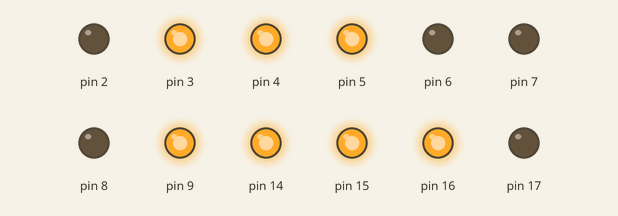
Bench run of a sketch on a simulated Arduino Uno, built with avr-gcc and run on an emulated ATmega328P. On the bench: output pins drawn as LEDs (lit = HIGH).

Above: at 0.05 s.
At 0.95 s:
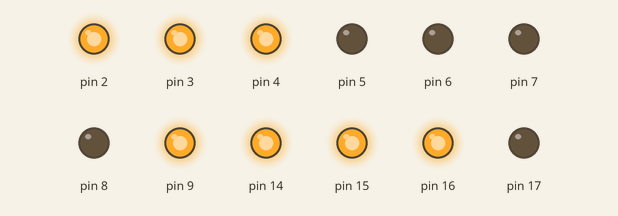
At 1.85 s:
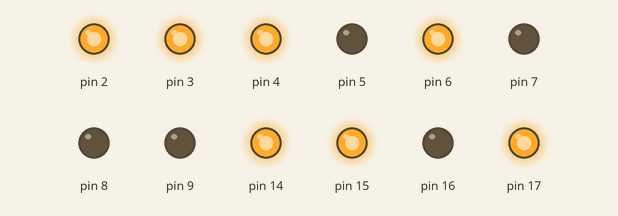
At 3.65 s:
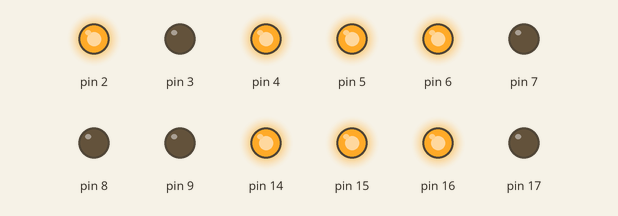
At 5.45 s:
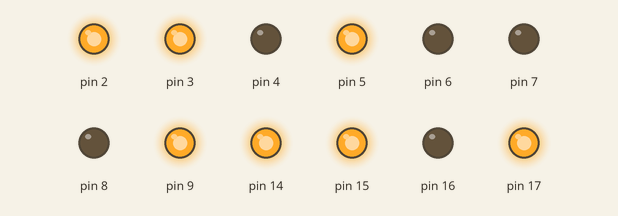
At 7.25 s:
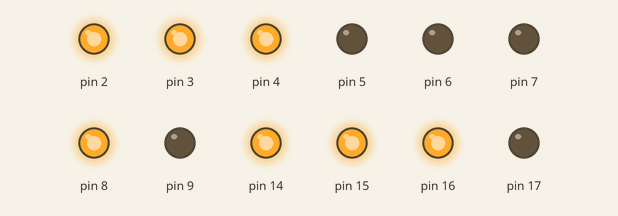
Timing chart, 0 to 7.5 s (numbered marks = the images above):
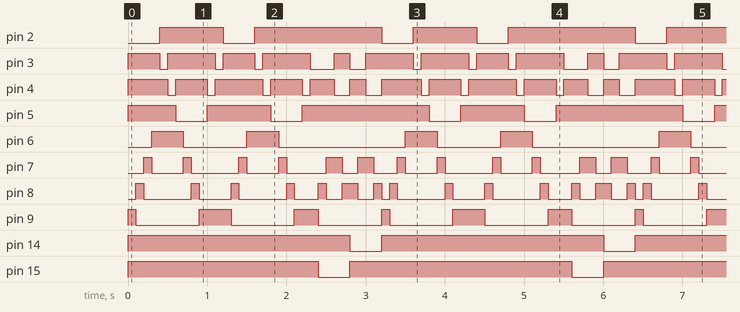

The sketch:

dynamic2.ino
```cpp
void setup() {
  //set digital pin 2-9 to be outputs
  for (int i=2; i<10; i++) {
    pinMode(i, OUTPUT);
  }
  //set analog pin A0 - A3 to be outputs
  for (int i=14; i<18; i++) {
    pinMode(i, OUTPUT);
  }
}
void loop(){

  dynamic2(100);
}

void dynamic2(int wait){
  //cycle through top 2 layers
  for(int l=4; l>2;l--){
    //light up LEDs on the border in sequence clockwise
    for(int x=1; x<5; x++){
      for(int y=1; y<5; y++){
        light(l, x, y, wait);
      }
      x++;
      light(l,x,4,wait);
      x++;
      light(l,x,4,wait);
      x++;
      for(int y=4; y>0; y--){
        light(l, x, y, wait);
      }
    }
    light(l,3,1,wait);
    light(l,2,1,wait);
  }
  //light up bottom 2 layers
  //inner LEDs turn on in clockwise sequence
  for(int l=2;l>0;l--){
    light(l,2,2,wait);
    light(l,2,3,wait);
    light(l,3,3,wait);
    light(l,3,2,wait);
  }
}
void light(int layer, int row, int col, int wait){
  low(); //default reset all outputs
  row++; //set the row number to match pin number
  col=10-col; //set the column number to match pin number
  layer = layer + 13; //set the layer number to match pin number
  digitalWrite(layer, LOW); //enable designated 74LS245
  digitalWrite(row, LOW); //send LOW voltage to coresponding negative row
  digitalWrite(col, HIGH); //send HIGH voltage to coresponding positive column
  delay(wait);
}
void low(){
  //disable negative rows by providing the pins a HIGH voltage
  for (int i=2; i<6; i++) {
    digitalWrite(i, HIGH);
  }
  //disable positive columns by providing the pins a LOW voltage
  for (int i=6; i<10; i++) {
    digitalWrite(i, LOW);
  }
  //disable all 74LS245 by providing the Enablers a HIGH voltage
  for (int i=14; i<18; i++) {
    digitalWrite(i, HIGH);
  }
}
```

Measured:
- by itself, pin 2: repeats every 3.2 s: LOW 0.40 s, HIGH 1.6 s, LOW 0.40 s, HIGH 0.80 s
- by itself, pin 5: repeats every 3.2 s: LOW 0.40 s, HIGH 0.80 s, LOW 0.40 s, HIGH 1.6 s
- by itself, pin 6: repeats every 3.2 s: LOW 0.80 s, HIGH 0.40 s, LOW 1.6 s, HIGH 0.40 s
- by itself, pin 9: repeats every 3.2 s: LOW 0.80 s, HIGH 0.40 s, LOW 0.80 s, HIGH 0.30 s, LOW 0.80 s, HIGH 0.10 s
- by itself, pin 14: alternates HIGH for 2.8 s and LOW for 0.40 s
- by itself, pin 15: repeats every 3.2 s: LOW 0.40 s, HIGH 2.8 s
- by itself, pin 16: repeats every 3.2 s: LOW 1.2 s, HIGH 2.0 s
- by itself, pin 17: alternates HIGH for 2.0 s and LOW for 1.2 s
